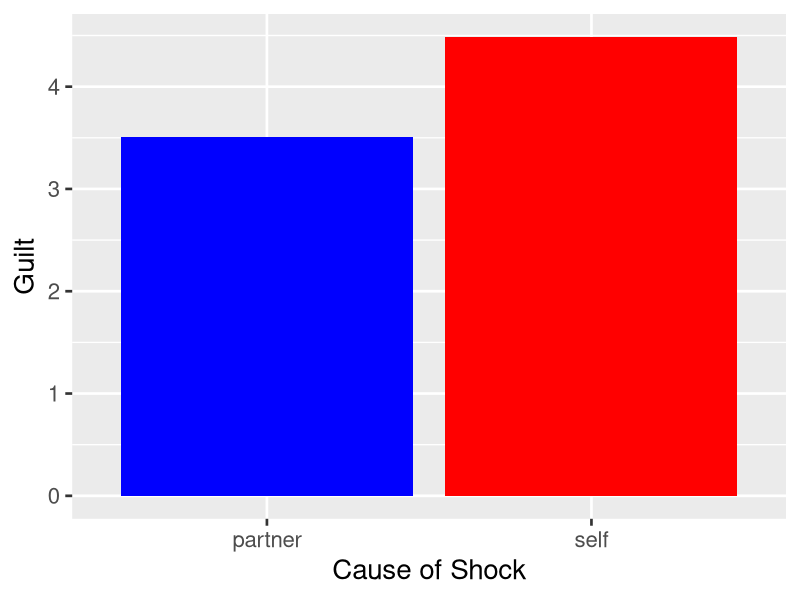
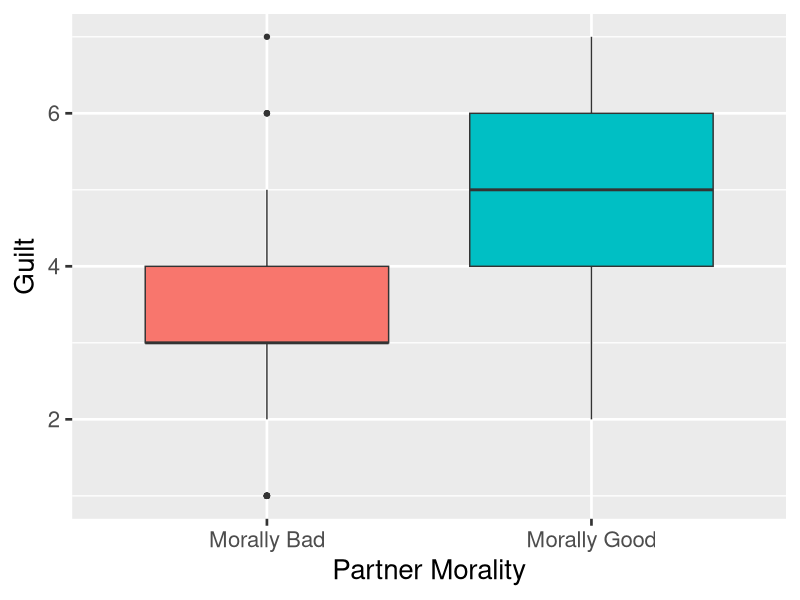
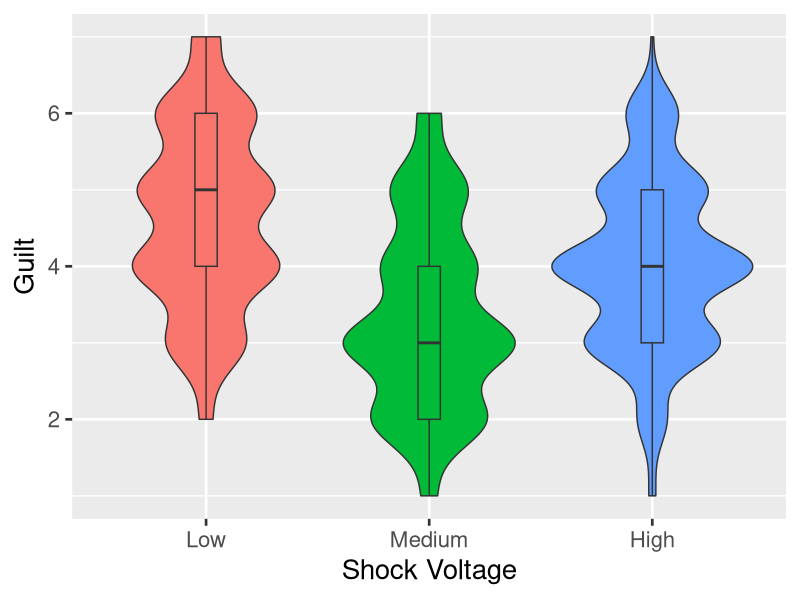
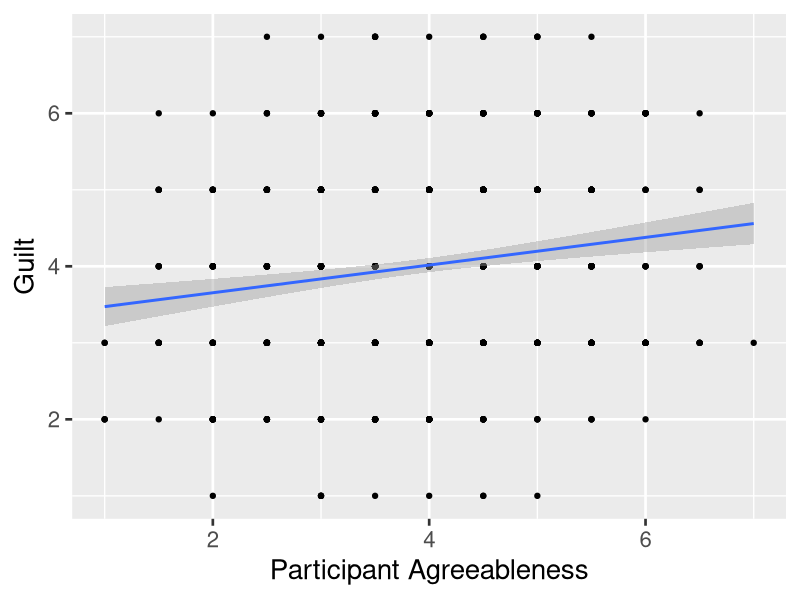
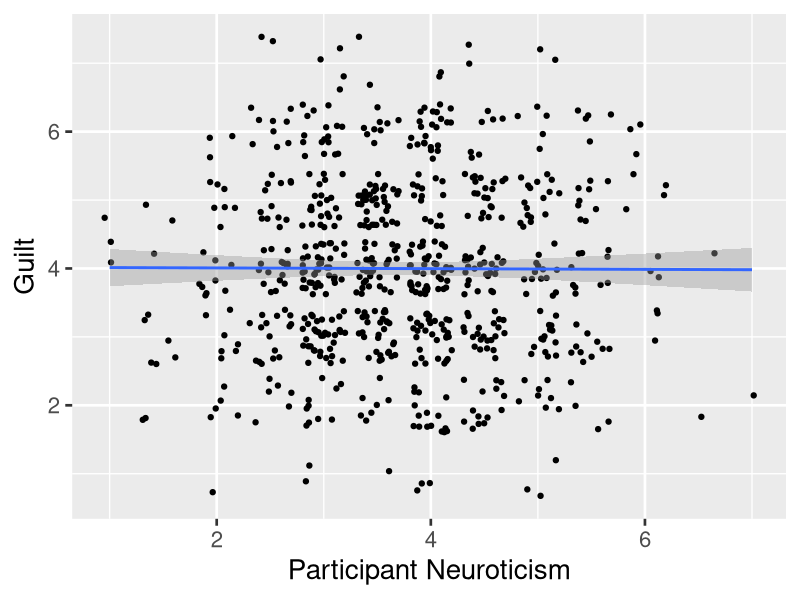
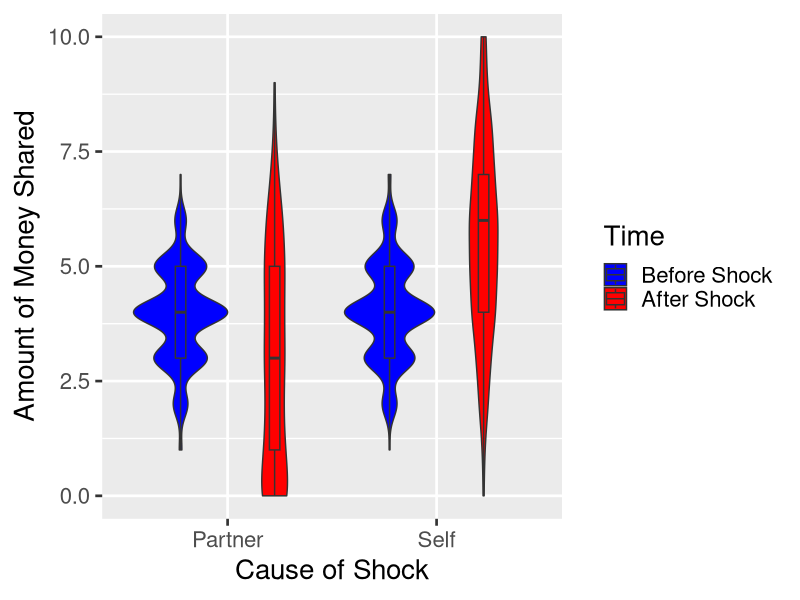

These figures' R source, in order:
## ---- chunk 1
#DAN
#THINGS TO DO:
#1. Make sure everyone has processed data in the right place
#2. Make sure everyone downloads the data analysis primer
#3. Go to GitHub repo and enable pages for their project repository
#4. Make sure knit directory is set to project
#5. Make sure toc: true and toc_float: true are set up

knitr::opts_chunk$set(echo = TRUE)

library(reshape2)
library(ggplot2)
## ---- chunk 2

#Load in the data
data<-read.csv("week 3/processed data/week 3 processed data.csv")

#Recode variables:
data$PIN<-as.factor(data$PIN)
data$sex<-as.factor(data$sex)
data$shock<-as.factor(data$shock)
data$shockCause<-as.factor(data$shockCause)
data$pMoral<-as.factor(data$pMoral)


## ---- chunk 3

c(summary(data$guilt),"SD"=sd(data$guilt,na.rm=T))

## ---- chunk 4

#Pre-shock:
c(summary(data$preShare),"SD"=sd(data$preShare,na.rm=T))

#Post-shock:
c(summary(data$postShare),"SD"=sd(data$postShare,na.rm=T))

## ---- chunk 5

#Agreeableness:
c(summary(data$agre),"SD"=sd(data$agre,na.rm=T))

#Neuroticism:
#Pre-shock:
c(summary(data$neuro),"SD"=sd(data$neuro,na.rm=T))

## ---- chunk 6

#Run the t-test for prediction 1.1
p1.1<-t.test(data$guilt~data$shockCause)

#Output the result
p1.1

plot1.1<-ggplot(data=data,
                aes(x=shockCause,
                    y=guilt,
                    fill= shockCause))+
  labs(x="Cause of Shock",
       y="Guilt")+
  stat_summary(fun="mean",
               geom="bar",
               position="dodge")+
  stat_summary(fun.data="mean_cl_boot",
               geom="errorbar",
               position="dodge")+
  scale_x_discrete(labels=c("partner","self"))+
  scale_fill_manual(values=c("blue","red"),
                    guide=F)+
    theme_grey(base_size=20)

plot1.1
## ---- chunk 7

#Run the t-test for prediction 1.2
p1.2<-t.test(data$guilt~data$pMoral)

#Output the result
p1.2

plot1.2<-ggplot(data=data,
                aes(x=pMoral,
                    y=guilt,
                    fill=pMoral))+
  labs(x="Partner Morality",y="Guilt")+
  scale_x_discrete(labels=c("Morally Bad", "Morally Good"))+
  theme_grey(base_size=20)+
  guides(fill=F)+
  geom_boxplot()

plot1.2

## ---- chunk 8

#Run the ANOVA for prediction 1.3
p1.3<-lm(guilt~shock,data=data)

#Output the result
anova(p1.3)

#Output the group means
tapply(data$guilt,data$shock,function(x) mean(x,na.rm=T))

plot1.3<-ggplot(data=data,
                aes(x=shock,
                    y=guilt,
                    fill=shock))+
  labs(x="Shock Voltage",y="Guilt")+
  scale_x_discrete(labels=c("Low","Medium","High"))+
  theme_grey(base_size=20)+
  guides(fill=F)+
  geom_violin(position=position_dodge(0.9))+
  geom_boxplot(position=position_dodge(0.9),width=0.1)


plot1.3

## ---- chunk 9

#Run the t-test for prediction 2
p2<-t.test(data$guilt~data$sex)

#Output the result
p2

## ---- chunk 10

#Run the correlation test for prediction 3
p3<-cor.test(data$agre,data$guilt)

#Output the result
p3

plot3<-ggplot(data=data,
              aes(x=agree,
                  y=guilt))+
  labs(x="Participant Agreeableness",
       y="Guilt")+
  theme_gray(base_size=20)+
  geom_point()+
  geom_smooth(method="lm")

plot3
## ---- chunk 11

#Run the correlation test for prediction 4
p4<-cor.test(data$neuro,data$guilt)

#Output the result
p4

#Test predictions 3 and 4 in a regression:
guiltReg<-lm(guilt~neuro+agree,data=data)
summary(guiltReg)

plot4<-ggplot(data=data,
              aes(x=neuro,
                  y=guilt))+
  labs(x="Participant Neuroticism",
       y="Guilt")+
  theme_gray(base_size=20)+
  geom_jitter()+
  geom_smooth(method="lm")

plot4

## ---- chunk 12

#Melt the data for within-subjects analyses
dataMelt<-melt(data,
               measure.vars=c("preShare","postShare"),
               variable.name=c("prePost"),
               value.name=c("share"))

## ---- chunk 13

#Run the within-subjects ANOVA for p5.1
p5.1<-aov(share~prePost*shockCause+Error(PIN),data=dataMelt)

#Output the results:
summary(p5.1)

#Output means as a function of condition:
tapply(dataMelt$share,dataMelt[,c(23,20)],function(x) mean(x,na.rm=T))

plot5.1<-ggplot(data=dataMelt,
                aes(x=shockCause,
                    y=share,
                    fill=prePost))+
  labs(x="Cause of Shock", y="Amount of Money Shared", fill="Time")+
    theme_gray(base_size=20)+
    scale_x_discrete(labels=c("Partner","Self"))+
    scale_fill_manual(values=c("blue","red"),
                      labels=c("Before Shock",
                               "After Shock"))+
  geom_violin(position=position_dodge(0.9))+
  geom_boxplot(position=position_dodge(0.9),
               width=0.1)
plot5.1
## ---- chunk 14

#Run the within-subjects ANOVA for p5.2
p5.2<-aov(share~prePost*pMoral+Error(PIN),data=dataMelt)

#Output the results:
summary(p5.2)

#Output means as a function of condition:
tapply(dataMelt$share,dataMelt[,c(23,21)],function(x) mean(x,na.rm=T))
## ---- chunk 15

#Run the within-subjects ANOVA for p5.3
p5.3<-aov(share~prePost*shock+Error(PIN),data=dataMelt)

#Output the results:
summary(p5.3)

#Output means as a function of condition:
tapply(dataMelt$share,dataMelt[,c(23,19)],function(x) mean(x,na.rm=T))
## ---- chunk 16

#Run the ANOVA to test prediction 6
p6<-aov(share~prePost*sex+Error(PIN),data=dataMelt)

#Output the results:
summary(p6)

#Output means as a function of condition and sex:
tapply(dataMelt$share,dataMelt[,c(23,2)],function(x) mean(x,na.rm=T))

## ---- chunk 17

#Run the correlation test for prediction 7
p7<-cor.test(data$agre,data$postShare)

#Output the result
p7

## ---- chunk 18

#Run the correlation test for prediction 8
p8<-cor.test(data$neuro,data$postShare)

#Output the result
p8

#Test predictions 7 and 8 in a regression:
genReg<-lm(postShare~neuro+agree,data=data)
summary(genReg)

